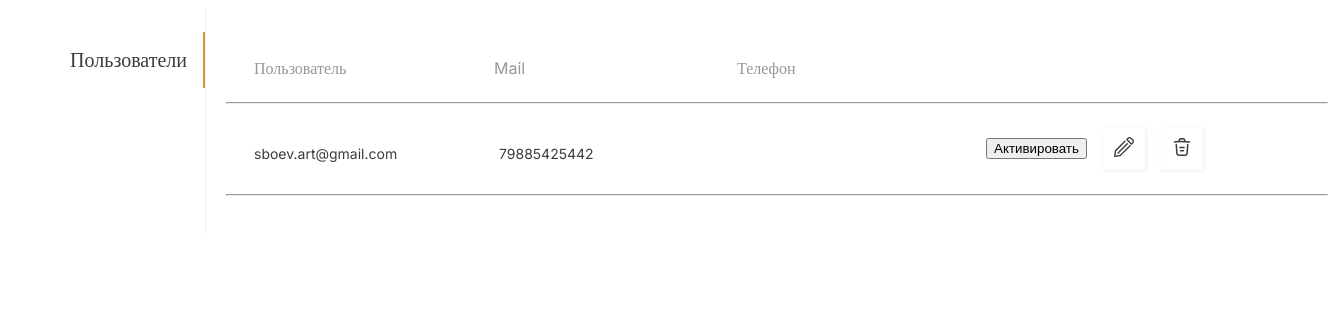
Page /moderator/ on the earlier database version.
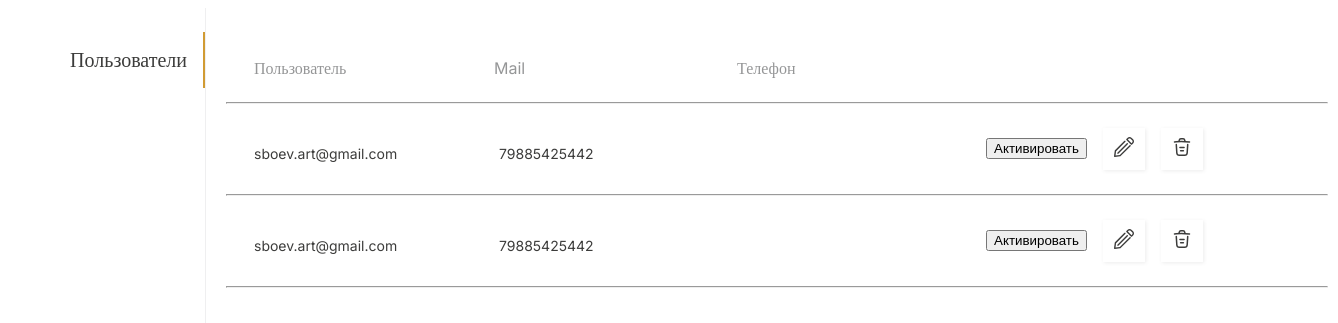
Same page on the later database version.
### users/models.py (models this page shows, shortened)
class User(AbstractUser):
    Activity = models.BooleanField(verbose_name='Активировать/Деактивировать пользователя', default=False)
    patronymic = models.CharField(verbose_name='Отчество', max_length=100)
    birthdate = models.DateField(verbose_name='Дата рождения', max_length=100, blank=True, null=True)
    city = models.CharField(verbose_name='Город', max_length=100)
    number_phone = models.CharField(verbose_name='Телефон', max_length=100)
    mail = models.CharField(verbose_name='Электронная почта', max_length=100)
    social_contact = models.CharField(verbose_name='Контакт для оперативной связи (Телеграм, VK или что-то ещё)',
                                      max_length=100)
    course = models.CharField(verbose_name='Укажите вашу ступень обучения', max_length=100)
    university = models.CharField(verbose_name='Расскажите, какого университета', max_length=100)
    department = models.CharField(verbose_name='Кафедра', max_length=100)
    specialization = models.CharField(verbose_name='Специальность', max_length=100)
    year_graduation = models.CharField(verbose_name='Укажите год окончания', max_length=100)
    average_score = models.CharField(verbose_name='Укажите ваш средний балл в вузе', max_length=100)
    educational_interests = models.CharField(verbose_name='Расскажите о своих учебных интересах:', max_length=100)
    what_tasks = models.CharField(
        verbose_name='Опишите, какими задачами вам было бы интересно заниматься во время стажировки', max_length=100)
    achievements = models.CharField(verbose_name='Расскажите о своих достижениях', max_length=100)
    work_experience = models.CharField(
        verbose_name='Если у вас есть опыт работы/стажировки, расскажите об этом подробнее', max_length=100)
    find_out = models.CharField(verbose_name='Откуда вы узнали о стажировках в Банке Центр-Инвест', max_length=100)
    interested_internship = models.CharField(
        verbose_name='Почему вас заинтересовала стажировка в Банке Центр-Инвест, и чего вы от неё ждёте?',
        max_length=100)
    resume = models.FileField(verbose_name='Добавьте резюме', blank=True, null=True)

### users/views.py (the view)
# urls.py: path('', UserAdminListView.as_view(), name="all_users"),
class UserAdminListView(generic.ListView):
    model = User
    context_object_name = 'users'
    template_name = 'users/admin-user.html'

### templates/users/admin-user.html (shortened to what this page needs)
{% load static %}
<!DOCTYPE html>
<html lang="en">
<head>
    <link rel="stylesheet" href="{% static 'css/user.css' %}">
</head>
<body>
    <div class="section-admin">
        <div class="block-left-admin">
            <div class="p-2 menu-left-admin-active">
                <div class="menu-left-2">
                    <div class="menu-left-3">
                        <a href="{% url 'all_users' %}" class="text-decoration-none text-admin-menu-active">Пользователи</a>
                    </div>
                </div>
            </div>
        </div>
        <div class="block-right-admin">
            <div class="container admin-users-block">
                    <div class="d-flex p-2 flex-fill block-filter-2">
                        <div class="input-group mb-3 filter-text-admin-block">
                            <h1 class="filter-text-admin">Пользователь</h1>
                        </div>
                        <div class="input-group mb-3 filter-text-admin-block-2">
                            <h1 class="filter-text-admin">Mail</h1>
                        </div>
                        <div class="input-group mb-3 filter-text-admin-block-3">
                            <h1 class="filter-text-admin">Телефон</h1>
                        </div>
                    </div>
                    <hr class="hr-uder-2">
                    {% for i in users %}
                        <div id="user-{{ i.pk }}">
                        <div class="d-flex admin-users-block-2">
                        <div class="d-flex p-2 flex-fill align-items-start user-admin-block">
                            <div class="d-flex p-2 user-admin-col-2">
                                <p class="user-text-mail">{{ i.mail }}</p>
                            </div>
                            <div class="d-flex p-2 user-admin-col-3">
                                <p class="user-text-tel">{{ i.number_phone }}</p>
                            </div>
                        </div>
                        <div class="d-flex p-2 user-admin-col-4">
                            <div class="status" id="status{{ i.pk }}">
                                {% if i.Activity == True %}
                                    <button type="button" class="btn btn-dark button-admin-1" id="user_status{{ i.pk }}" onclick="status_user({{ i.pk }});"  data-userid="{{ i.pk }}" data-status="0">Заблокировать</button>
                                {% else %}
                                    <button type="button" class="btn btn-dark button-admin-4" id="user_status{{ i.pk }}" onclick="status_user({{ i.pk }});"  data-userid="{{ i.pk }}" data-status="1">Активировать</button>
                                {% endif %}
                            </div>
                            <button type="button" class="btn btn-dark button-admin-2" onclick="window.location.href='{% url 'user_detail' i.pk %}';">
                            </button>
                            <button type="button" class="btn btn-dark button-admin-3 delete_user_button" id="delete_user-{{ i.pk }}" onclick="delete_user({{ i.pk }})">
                            </button>
                        </div>
                    </div>
                    <hr class="hr-user">
                        </div>
                    {% endfor %}
                </div>
        </div>
    </div>
</body>
</html>

Differences in the rows shown:
added User: mail "sboev.art@gmail.com", number_phone "79885425442"
